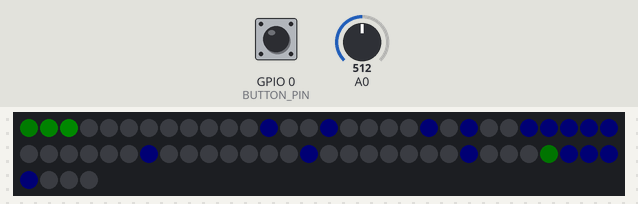
The sketch below on a simulated ESP8266 (NodeMCU). Parts: 64 RGB LEDs in strip order, left to right, continuing on the next row. The inputs (shaded band) are chosen by the test bench; at power-on: GPIO 0 (BUTTON_PIN) HIGH, A0 = 512. Dim RGB values are drawn brighter than linear; WiFi joins after 1.5 s; servers stay silent unless stated; the local clock reads 2024-03-15 10:24:30 at power-on unless the sketch sets it; random numbers use the default seed unless the sketch sets one; what the sketch prints to the serial monitor is not drawn.

Above: at 3.2 s.
3.3 s: GPIO 0 (BUTTON_PIN) pulled LOW for 0.15 s
At 4.2 s:
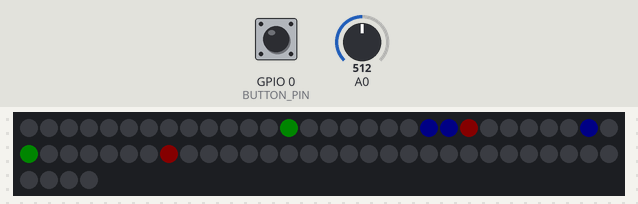
6.4 s: GPIO 0 (BUTTON_PIN) pulled LOW for 1 s
At 7.8 s:
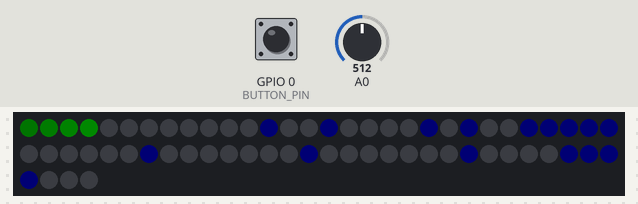
9.9 s: GPIO 0 (BUTTON_PIN) pulled LOW for 0.15 s
At 10.5 s:
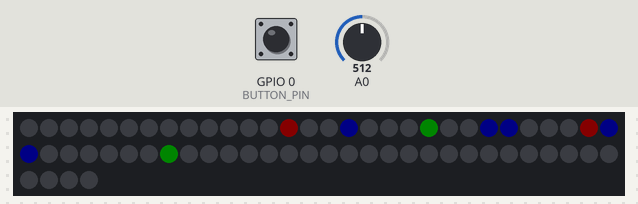
12.5 s: GPIO 0 (BUTTON_PIN) pulled LOW for 1 s
At 15.9 s:
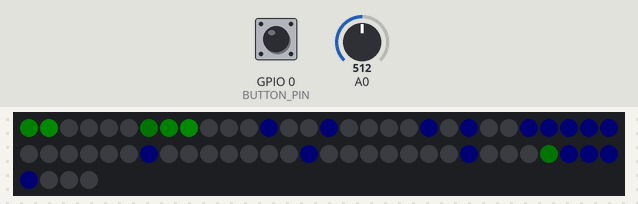
16.0 s: GPIO 0 (BUTTON_PIN) pulled LOW for 3.2 s
At 17.9 s:
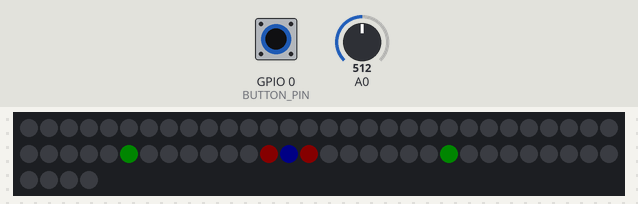
20.7 s: GPIO 0 (BUTTON_PIN) pulsed LOW 2 times (0.12 s each, 0.3 s apart)
At 21.9 s:
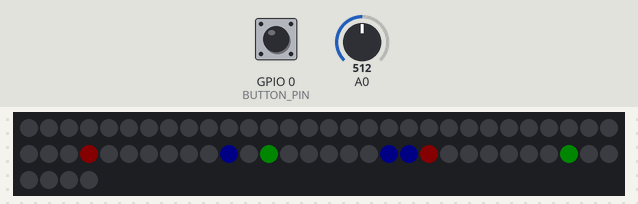
Timing chart, 0 to 23.7 s (numbered marks = the images above; inputs shaded):
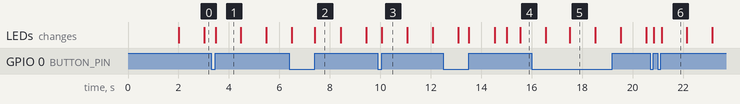

The sketch:

esp_cistercian_clock.ino
```cpp
#include <ESP8266WiFi.h>
#include <time.h>
#include <FastLED.h>

// ── Config ────────────────────────────────────────────────────────────────────

const char* ssid     = "Detonator";
const char* password = "Emerson03";
const long  gmtOffset = -28800;  // UTC-8 Pacific Standard
const int   dstOffset = 3600;

#define LED_PIN    2
#define NUM_LEDS   64
#define BRIGHTNESS 10
#define BUTTON_PIN 0   // GPIO0 — the FLASH button

CRGB leds[NUM_LEDS];
int  mode = 0;  // 0=Clock  1=Life

int ledIndex(int row, int col) { return row * 8 + col; }

// ════════════════════════════════════════════════════════════════════════════════
//  MODE 0: CISTERCIAN CLOCK
// ════════════════════════════════════════════════════════════════════════════════

CRGB fgColor = CRGB(0, 0, 40);

void setLED(int lc, int lr) {
    int col = lc + 1, row = lr + 1;
    if (col < 1 || col > 7 || row < 1 || row > 7) return;
    leds[ledIndex(row, col)] = fgColor;
}

void drawStave() { for (int r = 0; r < 7; r++) setLED(3, r); }

void drawUnits(int d) {
    switch (d) {
        case 1: setLED(4,0); setLED(5,0); setLED(6,0); break;
        case 2: setLED(4,2); setLED(5,2); setLED(6,2); break;
        case 3: setLED(4,0); setLED(5,1); setLED(6,2); break;
        case 4: setLED(4,2); setLED(5,1); setLED(6,0); break;
        case 5: setLED(4,0); setLED(5,0); setLED(6,0); setLED(4,2); setLED(5,1); break;
        case 6: setLED(6,0); setLED(6,1); setLED(6,2); break;
        case 7: setLED(4,0); setLED(5,0); setLED(6,0); setLED(6,1); setLED(6,2); break;
        case 8: setLED(4,2); setLED(5,2); setLED(6,2); setLED(6,0); setLED(6,1); break;
        case 9: setLED(4,0); setLED(5,0); setLED(6,0); setLED(4,2); setLED(5,2);
                setLED(6,2); setLED(6,1); break;
    }
}

void drawTens(int d) {
    switch (d) {
        case 1: setLED(2,0); setLED(1,0); setLED(0,0); break;
        case 2: setLED(2,2); setLED(1,2); setLED(0,2); break;
        case 3: setLED(2,0); setLED(1,1); setLED(0,2); break;
        case 4: setLED(2,2); setLED(1,1); setLED(0,0); break;
        case 5: setLED(2,0); setLED(1,0); setLED(0,0); setLED(2,2); setLED(1,1); break;
        case 6: setLED(0,0); setLED(0,1); setLED(0,2); break;
        case 7: setLED(2,0); setLED(1,0); setLED(0,0); setLED(0,1); setLED(0,2); break;
        case 8: setLED(2,2); setLED(1,2); setLED(0,2); setLED(0,0); setLED(0,1); break;
        case 9: setLED(2,0); setLED(1,0); setLED(0,0); setLED(2,2); setLED(1,2);
                setLED(0,2); setLED(0,1); break;
    }
}

void drawHundreds(int d) {
    switch (d) {
        case 1: setLED(4,6); setLED(5,6); setLED(6,6); break;
        case 2: setLED(4,4); setLED(5,4); setLED(6,4); break;
        case 3: setLED(4,6); setLED(5,5); setLED(6,4); break;
        case 4: setLED(4,4); setLED(5,5); setLED(6,6); break;
        case 5: setLED(4,6); setLED(5,6); setLED(6,6); setLED(4,4); setLED(5,5); break;
        case 6: setLED(6,6); setLED(6,5); setLED(6,4); break;
        case 7: setLED(4,6); setLED(5,6); setLED(6,6); setLED(6,5); setLED(6,4); break;
        case 8: setLED(4,4); setLED(5,4); setLED(6,4); setLED(6,6); setLED(6,5); break;
        case 9: setLED(4,6); setLED(5,6); setLED(6,6); setLED(4,4); setLED(5,4);
                setLED(6,4); setLED(6,5); break;
    }
}

void drawThousands(int d) {
    switch (d) {
        case 1: setLED(2,6); setLED(1,6); setLED(0,6); break;
        case 2: setLED(2,4); setLED(1,4); setLED(0,4); break;
        case 3: setLED(2,6); setLED(1,5); setLED(0,4); break;
        case 4: setLED(2,4); setLED(1,5); setLED(0,6); break;
        case 5: setLED(2,6); setLED(1,6); setLED(0,6); setLED(2,4); setLED(1,5); break;
        case 6: setLED(0,6); setLED(0,5); setLED(0,4); break;
        case 7: setLED(2,6); setLED(1,6); setLED(0,6); setLED(0,5); setLED(0,4); break;
        case 8: setLED(2,4); setLED(1,4); setLED(0,4); setLED(0,6); setLED(0,5); break;
        case 9: setLED(2,6); setLED(1,6); setLED(0,6); setLED(2,4); setLED(1,4);
                setLED(0,4); setLED(0,5); break;
    }
}

// ── Border animation ──────────────────────────────────────────────────────────

#define BORDER_LEN  15
#define DOT_MS      1000
#define SCHEME_SECS 15
#define NUM_SCHEMES 5

static uint8_t borderPixels[BORDER_LEN];

void borderSetPos(int pos, uint8_t g) {
    int p = ((pos % BORDER_LEN) + BORDER_LEN) % BORDER_LEN;
    if (borderPixels[p] < g) borderPixels[p] = g;
}

void advanceBorder(int scheme, int step) {
    memset(borderPixels, 0, sizeof(borderPixels));
    switch (scheme) {
        case 0: {
            static const uint8_t f[] = {255, 150, 70, 30};
            for (int i = 0; i < 4; i++) borderSetPos(step - i, f[i]);
            break;
        }
        case 1: {
            int cycle = (BORDER_LEN - 1) * 2;
            int s = step % cycle;
            int pos = s < BORDER_LEN ? s : cycle - s;
            int dir = s < BORDER_LEN ? 1 : -1;
            static const uint8_t f[] = {255, 130, 50};
            for (int i = 0; i < 3; i++) borderSetPos(pos - dir * i, f[i]);
            break;
        }
        case 2: {
            static const uint8_t f[] = {255, 120, 45};
            for (int j = 0; j < 2; j++) {
                int head = step + j * 7;
                for (int i = 0; i < 3; i++) borderSetPos(head - i, f[i]);
            }
            break;
        }
        case 3: {
            int s = step % (BORDER_LEN * 2);
            if (s < BORDER_LEN) {
                for (int i = 0; i <= s; i++) borderPixels[i] = (i == s) ? 255 : 150;
            } else {
                int n = BORDER_LEN * 2 - s;
                for (int i = 0; i < n; i++) borderPixels[i] = 150;
            }
            break;
        }
        case 4: {
            for (int i = 0; i < BORDER_LEN; i++) borderPixels[i] = 150;
            int notch = step % BORDER_LEN;
            borderPixels[notch] = 0;
            if (notch > 0)              borderPixels[notch - 1] = 40;
            if (notch < BORDER_LEN - 1) borderPixels[notch + 1] = 40;
            break;
        }
    }
}

void drawBorder() {
    for (int i = 0; i < BORDER_LEN; i++) {
        int row = (i < 8) ? 0 : i - 7;
        int col = (i < 8) ? i : 0;
        leds[ledIndex(row, col)] = CRGB(0, borderPixels[i], 0);
    }
}

int lastHour = -1, lastMinute = -1;

void drawGlyph(int hour, int minute) {
    int n         = hour * 100 + minute;
    int units     = n % 10;
    int tens      = (n / 10) % 10;
    int hundreds  = (n / 100) % 10;
    int thousands = (n / 1000) % 10;
    if (hour != lastHour || minute != lastMinute) {
        lastHour = hour; lastMinute = minute;
        Serial.printf("%02d:%02d  [T=%d H=%d t=%d U=%d]\n",
            hour, minute, thousands, hundreds, tens, units);
    }
    drawStave();
    drawThousands(thousands);
    drawHundreds(hundreds);
    drawTens(tens);
    drawUnits(units);
}

void runClock() {
    static unsigned long lastStepMs    = 0;
    static unsigned long schemeStartMs = 0;
    static int step   = 0;
    static int scheme = 0;
    unsigned long now_ms = millis();
    if (now_ms - schemeStartMs >= (unsigned long)SCHEME_SECS * 1000) {
        int next;
        do { next = random(0, NUM_SCHEMES); } while (next == scheme);
        scheme = next;
        schemeStartMs = now_ms;
        step = 0;
        advanceBorder(scheme, step);
        Serial.printf("Border scheme -> %d\n", scheme);
    }
    if (now_ms - lastStepMs >= DOT_MS) {
        lastStepMs = now_ms;
        step++;
        advanceBorder(scheme, step);
    }
    time_t now = time(nullptr);
    struct tm* t = localtime(&now);
    FastLED.clear();
    drawGlyph(t->tm_hour, t->tm_min);
    drawBorder();
    FastLED.show();
    delay(20);
}

// ════════════════════════════════════════════════════════════════════════════════
//  MODE 1: CONWAY'S GAME OF LIFE  — preset patterns
// ════════════════════════════════════════════════════════════════════════════════
//
//  Patterns rotate randomly every GOL_SWITCH_MS (20 seconds) across four
//  categories.  Grid is 8×8 toroidal so any placement wraps correctly.
//
//  Spaceships  → 4 glider orientations
//  Oscillators → Blinker (p2), Toad (p2), Beacon (p2)
//  Guns        → R-pentomino, Acorn, Die Hard  (Gosper Gun is 36×9; too big)
//  Breeders    → 3 randomly-placed gliders     (true breeders also too big)
//
//  Three-color display: blue=survive  green=born  red=dying

#define GOL_GEN_MS    1000    // ms per generation
#define GOL_SWITCH_MS 20000   // ms before switching to a new pattern

bool golCur[8][8];
bool golNxt[8][8];
unsigned long golLastGenMs      = 0;
unsigned long golPatternStartMs = 0;
int golGenCount = 0;

const CRGB GOL_SURVIVE = CRGB(  0,   0, 200);
const CRGB GOL_BORN    = CRGB(  0, 200,   0);
const CRGB GOL_DYING   = CRGB(200,   0,   0);

// ─── GoL engine ──────────────────────────────────────────────────────────────

int golCountN(int r, int c) {
    int n = 0;
    for (int dr = -1; dr <= 1; dr++)
        for (int dc = -1; dc <= 1; dc++) {
            if (dr == 0 && dc == 0) continue;
            if (golCur[(r+dr+8)%8][(c+dc+8)%8]) n++;
        }
    return n;
}

void golComputeNext() {
    for (int r = 0; r < 8; r++)
        for (int c = 0; c < 8; c++) {
            int n = golCountN(r, c);
            golNxt[r][c] = golCur[r][c] ? (n == 2 || n == 3) : (n == 3);
        }
}

uint64_t golMask(bool b[8][8]) {
    uint64_t m = 0;
    for (int i = 0; i < 64; i++)
        if (b[i/8][i%8]) m |= (1ULL << i);
    return m;
}

// ─── Pattern library ─────────────────────────────────────────────────────────
// Each entry is a flat array of (row,col) pairs, relative to a placement anchor.

// Spaceships — four glider orientations
static const int8_t P_GL_SE[] = {0,1, 1,2, 2,0,2,1,2,2};       // .#. / ..# / ###
static const int8_t P_GL_SW[] = {0,1, 1,0, 2,0,2,1,2,2};       // .#. / #.. / ###
static const int8_t P_GL_NE[] = {0,0,0,1,0,2, 1,2, 2,1};       // ### / ..# / .#.
static const int8_t P_GL_NW[] = {0,0,0,1,0,2, 1,0, 2,1};       // ### / #.. / .#.

// Oscillators
static const int8_t P_BLINKER[] = {0,0, 0,1, 0,2};              // ###  period 2
static const int8_t P_TOAD[]    = {0,1,0,2,0,3, 1,0,1,1,1,2};  // .### / ###.  period 2
static const int8_t P_BEACON[]  = {0,0,0,1, 1,0, 2,3, 3,2,3,3};// ##.. / #... / ...# / ..##  period 2

// "Guns" — long-lived chaotic seeds (true guns don't fit on 8×8)
// R-pentomino: 5 cells, active for 1103 gens on infinite grid
static const int8_t P_RPENTO[]  = {0,1,0,2, 1,0,1,1, 2,1};
// Acorn: 7 cells, ~5000 gens on infinite grid
static const int8_t P_ACORN[]   = {0,1, 1,3, 2,0,2,1,2,4,2,5,2,6};
// Die Hard: 7 cells, vanishes at gen 130 on infinite grid
static const int8_t P_DIEHARD[] = {0,6, 1,0,1,1, 2,1,2,5,2,6,2,7};

struct PatDef { const char* name; const int8_t* cells; uint8_t n; };

static const PatDef SPACESHIPS[]  = {
    {"Glider SE", P_GL_SE, 5}, {"Glider SW", P_GL_SW, 5},
    {"Glider NE", P_GL_NE, 5}, {"Glider NW", P_GL_NW, 5},
};
static const PatDef OSCILLATORS[] = {
    {"Blinker", P_BLINKER, 3}, {"Toad", P_TOAD, 6}, {"Beacon", P_BEACON, 6},
};
static const PatDef GUNS[] = {
    {"R-pentomino", P_RPENTO, 5}, {"Acorn", P_ACORN, 7}, {"Die Hard", P_DIEHARD, 7},
};

// Stamp a pattern onto golCur at (baseR, baseC), wrapping toroidally
void golPlace(const int8_t* cells, int n, int baseR, int baseC) {
    for (int i = 0; i < n; i++) {
        int r = (baseR + cells[i*2]   + 8) % 8;
        int c = (baseC + cells[i*2+1] + 8) % 8;
        golCur[r][c] = true;
    }
}

// Pick and stamp a new starting pattern
void golStartPattern() {
    memset(golCur, 0, sizeof(golCur));
    golGenCount = 0;
    randomSeed(analogRead(0) ^ millis());

    const int8_t* gliders[] = {P_GL_SE, P_GL_SW, P_GL_NE, P_GL_NW};

    int cat = random(4);
    int r = random(8), c = random(8);

    switch (cat) {
        case 0: {  // Spaceship
            int p = random(4);
            golPlace(SPACESHIPS[p].cells, SPACESHIPS[p].n, r, c);
            Serial.printf("Life: Spaceship / %s at (%d,%d)\n", SPACESHIPS[p].name, r, c);
            break;
        }
        case 1: {  // Oscillator
            int p = random(3);
            golPlace(OSCILLATORS[p].cells, OSCILLATORS[p].n, r, c);
            Serial.printf("Life: Oscillator / %s at (%d,%d)\n", OSCILLATORS[p].name, r, c);
            break;
        }
        case 2: {  // "Gun" — long-lived chaotic seed
            int p = random(3);
            golPlace(GUNS[p].cells, GUNS[p].n, r, c);
            Serial.printf("Life: Gun / %s at (%d,%d)\n", GUNS[p].name, r, c);
            break;
        }
        case 3: {  // "Breeder" — 3 gliders that interact on the torus
            for (int g = 0; g < 3; g++)
                golPlace(gliders[random(4)], 5, random(8), random(8));
            Serial.println("Life: Breeder / 3-glider cluster");
            break;
        }
    }

    golComputeNext();
}

void resetGoL() {
    golLastGenMs      = 0;
    golPatternStartMs = millis();
    golStartPattern();
}

void runGoL() {
    if (millis() - golLastGenMs < GOL_GEN_MS) { delay(10); return; }
    golLastGenMs = millis();

    FastLED.clear();
    for (int r = 0; r < 8; r++)
        for (int c = 0; c < 8; c++) {
            CRGB col = CRGB::Black;
            if      (golCur[r][c] && golNxt[r][c]) col = GOL_SURVIVE;
            else if (golCur[r][c])                 col = GOL_DYING;
            else if (golNxt[r][c])                 col = GOL_BORN;
            leds[r * 8 + c] = col;
        }
    FastLED.show();

    bool dead    = (golMask(golNxt) == 0);
    bool timeout = (millis() - golPatternStartMs >= GOL_SWITCH_MS);
    if (dead || timeout) {
        if (dead) { delay(500); Serial.println("Life: extinction"); }
        resetGoL();
        return;
    }

    memcpy(golCur, golNxt, sizeof(golCur));
    golGenCount++;
    golComputeNext();
}

// ════════════════════════════════════════════════════════════════════════════════
//  BUTTON + SETUP + LOOP
// ════════════════════════════════════════════════════════════════════════════════
//
//  Short press (< 1500ms): advance to next mode
//  Long press  (>= 1500ms): advance to next mode

void switchMode() {
    mode = (mode + 1) % 2;
    const char* names[] = {"Clock", "Life"};
    Serial.printf("Mode -> %d (%s)\n", mode, names[mode]);
    if (mode == 1) resetGoL();
    FastLED.clear();
    FastLED.show();
}

void checkButton() {
    static unsigned long pressedAt  = 0;
    static bool wasDown             = false;
    static bool actionTaken         = false;

    bool down = (digitalRead(BUTTON_PIN) == LOW);

    if (down && !wasDown) {
        pressedAt   = millis();
        wasDown     = true;
        actionTaken = false;
    }

    // Trigger long press while still held
    if (down && !actionTaken && millis() - pressedAt >= 1500) {
        actionTaken = true;
        switchMode();
    }

    if (!down && wasDown) {
        unsigned long held = millis() - pressedAt;
        wasDown = false;
        if (!actionTaken && held >= 50) {
            switchMode();
        }
    }
}

void setup() {
    Serial.begin(115200);
    delay(500);
    Serial.println("\n=== Cistercian Clock + Life ===");
    Serial.println("Short press: next mode");
    Serial.println("Long press:  next mode");

    pinMode(BUTTON_PIN, INPUT_PULLUP);

    WiFi.persistent(true);
    WiFi.mode(WIFI_STA);
    WiFi.setSleepMode(WIFI_NONE_SLEEP);
    WiFi.setAutoReconnect(true);
    WiFi.begin(ssid, password);
    Serial.print("Connecting to WiFi");
    while (WiFi.status() != WL_CONNECTED) {
        delay(500); Serial.print(".");
    }
    Serial.printf("\nConnected: %s\n", WiFi.localIP().toString().c_str());

    configTime(gmtOffset, dstOffset, "pool.ntp.org", "time.nist.gov");
    Serial.print("Syncing NTP");
    time_t now = time(nullptr);
    while (now < 1000000000) {
        delay(500); Serial.print(".");
        now = time(nullptr);
    }
    Serial.println("\nTime synchronized!");

    FastLED.addLeds<WS2812B, LED_PIN, GRB>(leds, NUM_LEDS);
    FastLED.setBrightness(BRIGHTNESS);
    FastLED.clear();
    advanceBorder(0, 0);
    FastLED.show();
}

void loop() {
    checkButton();
    if (mode == 0) runClock();
    else           runGoL();
}
```
